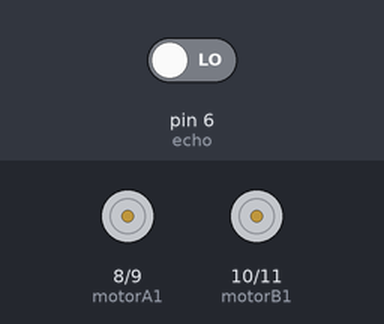
Simulated run of this sketch. Board: Arduino Uno, built with avr-gcc and run on an emulated ATmega328P. On the bench: motor-driver pin pairs drawn as motors (green arrow = first pin HIGH = forward, orange = second pin HIGH = backward, longer = more drive). The inputs (shaded band) are chosen by the test bench; at power-on: pin 6 (echo) LOW.

Above: at 0.1 s.
At 1.1 s:
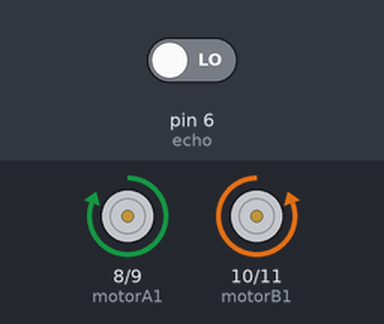
Timing chart, 0 to 2.6 s (numbered marks = the images above):
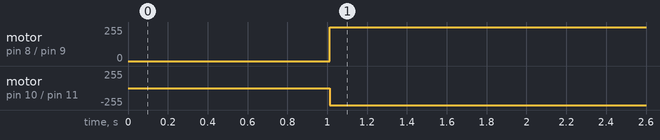

The sketch:

code.ino
```cpp
// Define pins for L298 motor driver

int trig = 5, echo = 6;
int motorA1 = 8;  // IN1
int motorA2 = 9;  // IN2
int motorB1 = 10; // IN3
int motorB2 = 11; // IN4

void setup() {
  // Initialize motor control pins as outputs
  pinMode(motorA1, OUTPUT);
  pinMode(motorA2, OUTPUT);
  pinMode(motorB1, OUTPUT);
  pinMode(motorB2, OUTPUT);
  pinMode(trig,OUTPUT);
  pinMode(echo,INPUT);

  // Initialize serial communication with Bluetooth
  Serial.begin(9600);  // Default baud rate for HC-05 Bluetooth module
}

void loop() {
  int distance=calculateDistance(trig,echo);
  //Serial.println(distance);
  if(distance < 17){
    right();
  }
 else{forward();}

}
int calculateDistance(int trig_pin,int echo_pin)
{
  digitalWrite(trig_pin, LOW);
  delay(2);
  digitalWrite(trig_pin, HIGH);
  delay(10);
  digitalWrite(trig_pin,LOW);
  int duration = pulseIn(echo_pin,HIGH);
  int distance=(0.034*duration)/2;
  return distance;
}

void backward(){
  digitalWrite(motorA1, HIGH);
      digitalWrite(motorA2, LOW);
      digitalWrite(motorB1, HIGH);
      digitalWrite(motorB2, LOW);

}
void forward(){
  digitalWrite(motorA1, LOW);
      digitalWrite(motorA2, HIGH);
      digitalWrite(motorB1, LOW);
      digitalWrite(motorB2, HIGH);

}
void left(){
  digitalWrite(motorA1, LOW);
      digitalWrite(motorA2, HIGH);
      digitalWrite(motorB1, HIGH);
      digitalWrite(motorB2, LOW);
}
void right(){
  digitalWrite(motorA1, HIGH);
      digitalWrite(motorA2, LOW);
      digitalWrite(motorB1, LOW);
      digitalWrite(motorB2, HIGH);

}
void stop(){
  digitalWrite(motorA1, LOW);
      digitalWrite(motorA2, LOW);
      digitalWrite(motorB1, LOW);
      digitalWrite(motorB2, LOW);

}
```

Measured:
- by itself, motor on pin 8 (motorA1) / pin 9 (motorA2): stopped → forward 255/255 at 1.0 s
- by itself, motor on pin 10 (motorB1) / pin 11 (motorB2): stopped → backward 255/255 at 1.0 s
